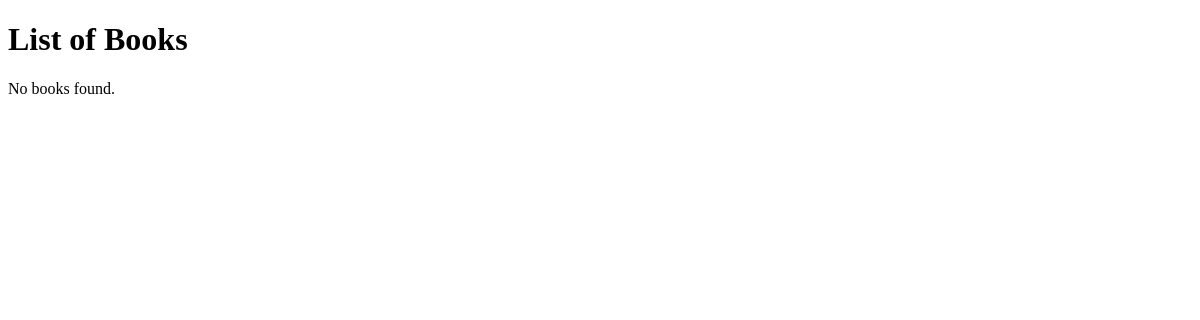
Before: /books/simple/query with the older database file.
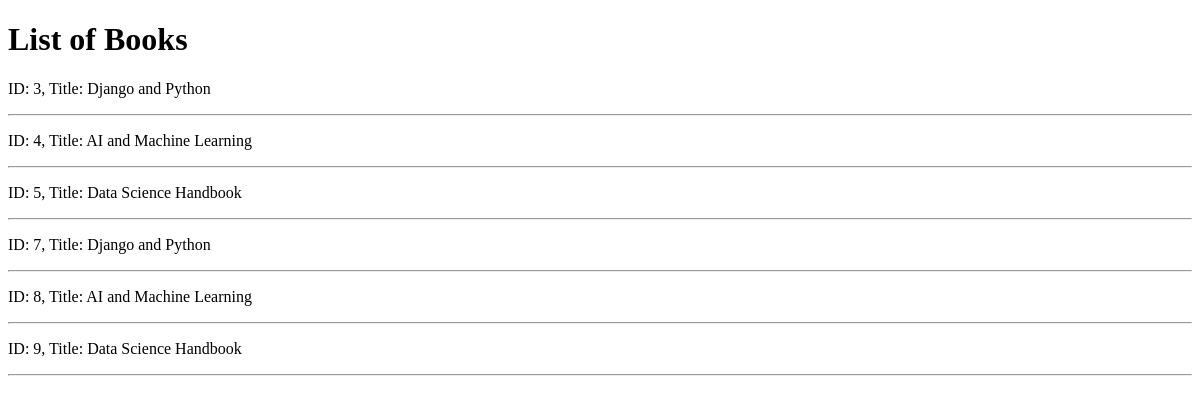
After: the same page with the newer database file.
### apps/bookmodule/models.py (models this page shows)
class Book(models.Model):
    title = models.CharField(max_length = 50)
    author = models.CharField(max_length = 50)
    price = models.FloatField(default = 0.0)
    edition = models.SmallIntegerField(default = 1)

### apps/bookmodule/views.py (the view)
# urls.py: path("simple/query", views.simple_query, name="simple_query"),
def simple_query(request):
    mybooks=Book.objects.filter(title__icontains='and') # <- multiple objects
    return render(request, 'bookmodule/bookList.html', {'books':mybooks})

### apps/templates/bookmodule/bookList.html (shortened to what this page needs)
<!DOCTYPE html>
<html lang="en">
<head>
</head>
<body>
    <h1>List of Books</h1>
    {% for obj in books %}
        <p>ID: {{ obj.id }}, Title: {{ obj.title }}</p>
        <hr>
    {% empty %}
        <p>No books found.</p>
    {% endfor %}
</body>
</html>

Changed rows visible on the page:
added Book: id "3", title "Django and Python"
added Book: id "4", title "AI and Machine Learning"
added Book: id "5", title "Data Science Handbook"
added Book: id "7", title "Django and Python"
added Book: id "8", title "AI and Machine Learning"
added Book: id "9", title "Data Science Handbook"
Other visible differences:
text no longer shown: "No books found."
